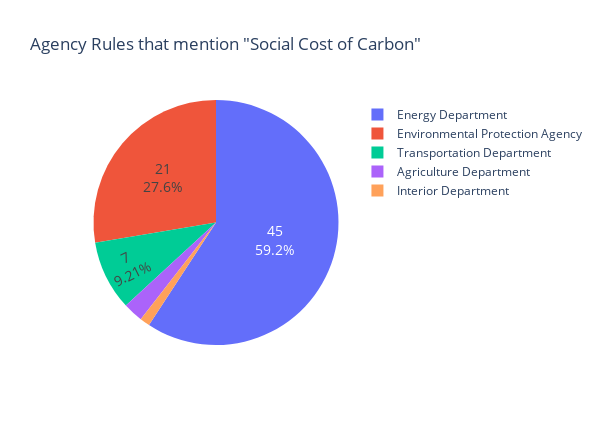

The cell this chart's notebook holds for it:
### Code cell
fig = px.pie(rules_per_year, values='Count', names='Agency', title='Agency Rules that mention "Social Cost of Carbon"',width=600, height=425)
fig.update_traces(textposition='inside', textinfo='value+percent')
fig.update_layout(uniformtext_minsize=14,uniformtext_mode='hide')
fig.show()

### Figure 1 — Plotly figure (JSON) as saved in the notebook; plotly's stock layout.template omitted (floating-point values rounded to 4 significant figures)
{"data": [{"domain": {"x": [0.0, 1.0], "y": [0.0, 1.0]}, "hovertemplate": "Agency=%{label}<br>Count=%{value}<extra></extra>", "labels": ["Energy Department", "Transportation Department", "Energy Department", "Environmental Protection Agency", "Energy Department", "Environmental Protection Agency", "Energy Department", "Environmental Protection Agency", "Energy Department", "Environmental Protection Agency", "Energy Department", "Environmental Protection Agency", "Transportation Department", "Environmental Protection Agency", "Agriculture Department", "Energy Department", "Agriculture Department", "Energy Department", "Environmental Protection Agency", "Interior Department", "Transportation Department", "Energy Department", "Transportation Department", "Environmental Protection Agency", "Transportation Department", "Energy Department", "Environmental Protection Agency", "Transportation Department", "Environmental Protection Agency", "Transportation Department"], "legendgroup": "", "name": "", "showlegend": true, "textinfo": "value+percent", "textposition": "inside", "type": "pie", "values": [5, 1, 3, 2, 4, 3, 4, 4, 2, 1, 6, 1, 1, 3, 1, 5, 1, 8, 2, 1, 1, 6, 1, 1, 1, 2, 2, 1, 2, 1]}], "layout": {"height": 425, "legend": {"tracegroupgap": 0}, "title": {"text": "Agency Rules that mention \"Social Cost of Carbon\""}, "uniformtext": {"minsize": 14, "mode": "hide"}, "width": 600}}
